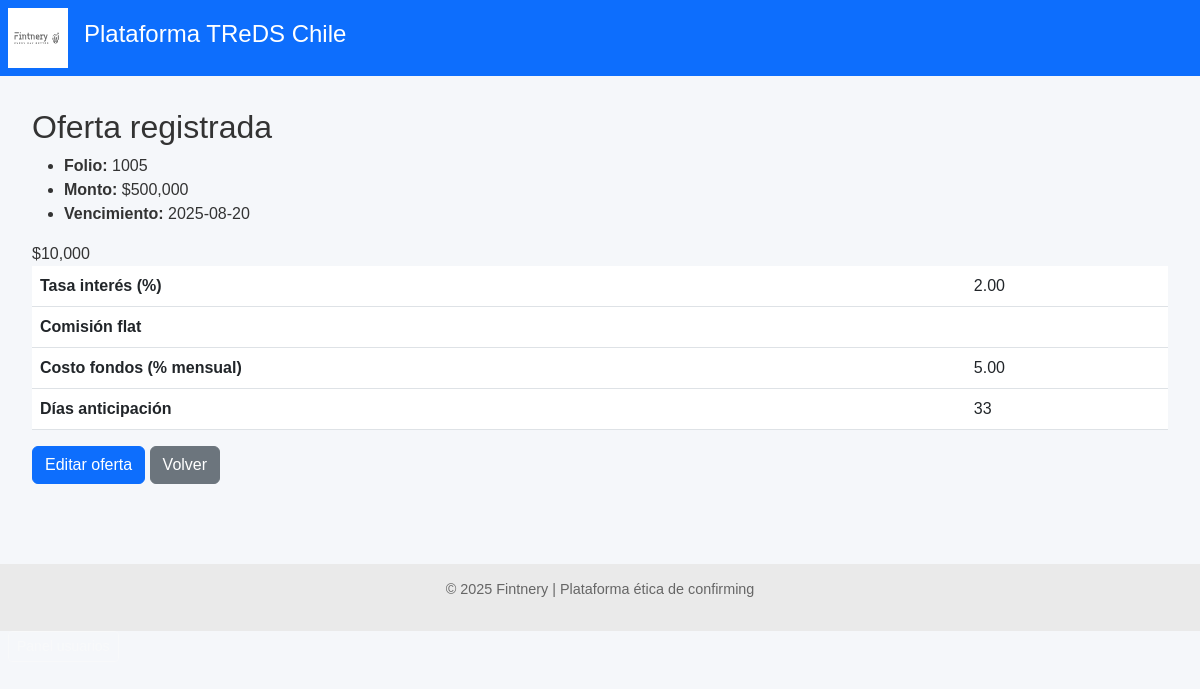
The page /financiador/ver-oferta/1 (signed in) on the database as committed earlier.
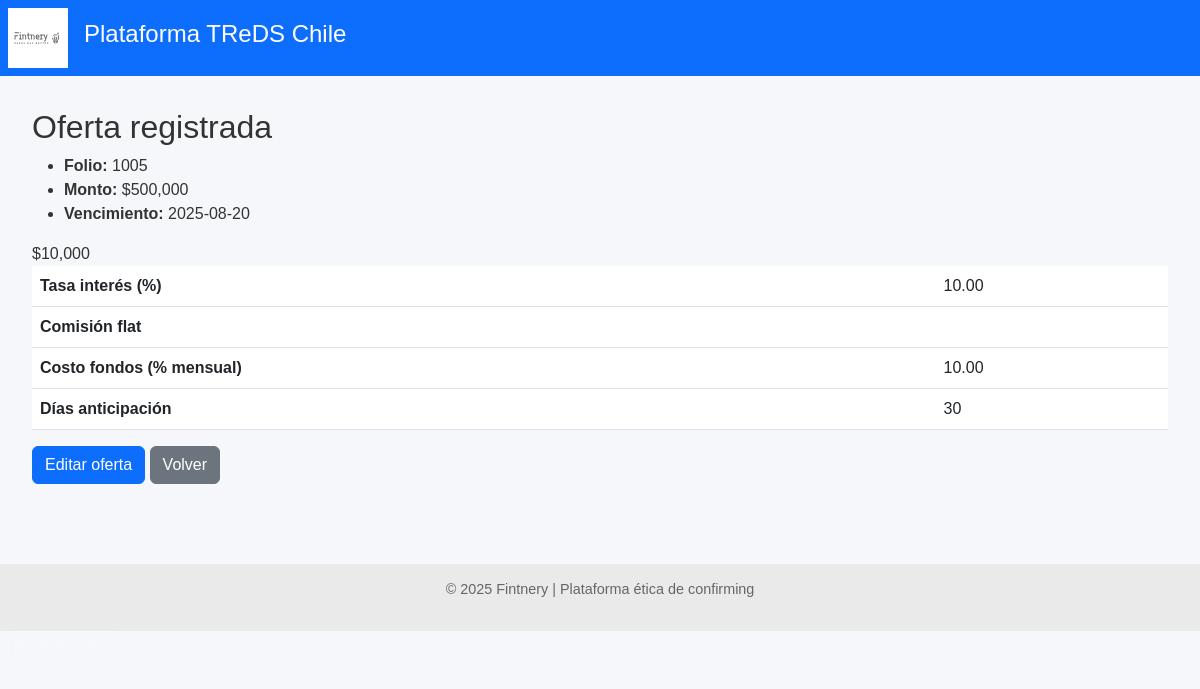
The same page on the database as committed later.
### models.py (models this page shows)
class OfertaFinanciamiento(Base):
    __tablename__ = "ofertas_financiamiento"
    id = Column(Integer, primary_key=True, index=True)
    tasa_interes = Column(Float)
    dias_anticipacion = Column(Integer)
    monto_total = Column(Float)
    comision_flat = Column(Float, default=0.0)
    precio_cesion = Column(Float)
    estado = Column(String, default="Oferta realizada")
    factura_id = Column(Integer, ForeignKey("facturas.id"))
    financiador_id = Column(Integer, ForeignKey("financiadores.id"))
    factura = relationship("FacturaDB", back_populates="ofertas")
    financiador = relationship("Financiador", back_populates="ofertas")

class Financiador(Base):
    __tablename__ = "financiadores"
    id = Column(Integer, primary_key=True, index=True)
    nombre = Column(String, nullable=False)
    usuario = Column(String, unique=True, index=True, nullable=False)
    clave_hash = Column(String, nullable=False)
    fondo_id = Column(Integer, ForeignKey("fondos.id"), nullable=False)
    fondo = relationship("Fondo", back_populates="financiadores")
    es_admin = Column(Boolean, default=False)
    costo_fondos_mensual = Column(Float, default=0.0)  # ← Explicita unidad mensual
    fecha_costo_fondos = Column(Date, default=None)    # ← Fecha de carga más reciente
    condiciones = relationship(
        "CondicionesPorPagador",
        back_populates="financiador",
        cascade="all, delete-orphan"
    )
    ofertas = relationship("OfertaFinanciamiento", back_populates="financiador")

### routers/financiador.py (the view)
@router.get("/ver-oferta/{oferta_id}")
def ver_oferta(oferta_id: int, request: Request, db: Session = Depends(get_db)):
    oferta = db.query(OfertaFinanciamiento).get(oferta_id)
    if not oferta or oferta.financiador_id != request.session.get("financiador_id"):
        raise HTTPException(status_code=403)
    return templates.TemplateResponse("ver_oferta.html", {
        "request": request,
        "factura": oferta.factura,
        "oferta": oferta
    })

### templates/ver_oferta.html (shortened to what this page needs)
{% extends "base.html" %}
{% block content %}
<h2>Oferta registrada</h2>
<ul>
  <li><strong>Folio:</strong> {{ factura.folio }}</li>
  <li><strong>Monto:</strong> ${{ "{:,.0f}".format(factura.monto) }}</li>
  <li><strong>Vencimiento:</strong> {{ factura.fecha_vencimiento }}</li>
</ul>
<table class="table">
  <tr><th>Tasa interés (%)</th><td>{{ '%.2f' % oferta.tasa_interes }}</td></tr>
  <tr><th>Comisión flat</th><td>
  <tr><th>Costo fondos (% mensual)</th><td>{{ '%.2f' % oferta.financiador.costo_fondos_mensual }}</td></tr>
      </td></tr>
  <tr><th>Días anticipación</th><td>{{ oferta.dias_anticipacion }}</td></tr>
</table>
<a class="btn btn-primary" href="/financiador/editar-oferta/{{ oferta.id }}">Editar oferta</a>
<a class="btn btn-secondary" href="/financiador/marketplace">Volver</a>
{% endblock %}

Rows that differ between the two databases and show on the page:
changed OfertaFinanciamiento: tasa_interes "2.00" → "10.00"; dias_anticipacion "33" → "30"
changed Financiador: financiador.costo_fondos_mensual "5.00" → "10.00"
